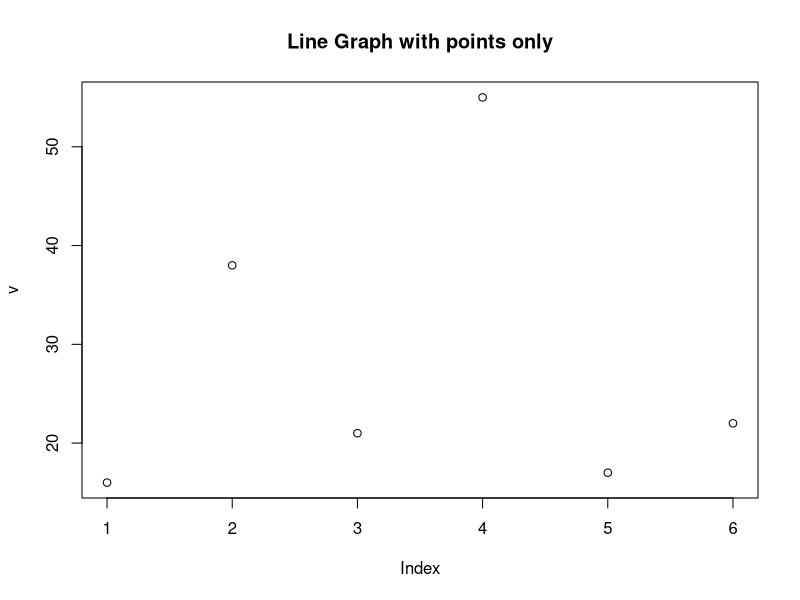
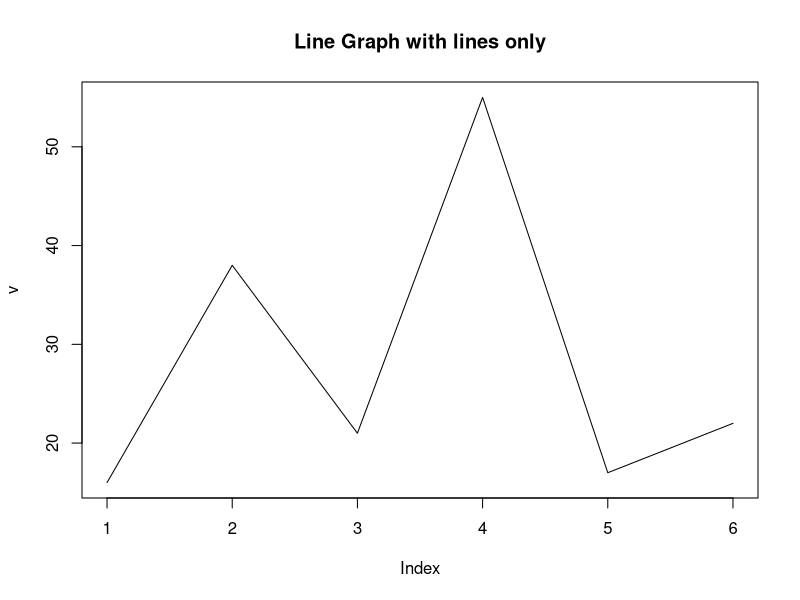
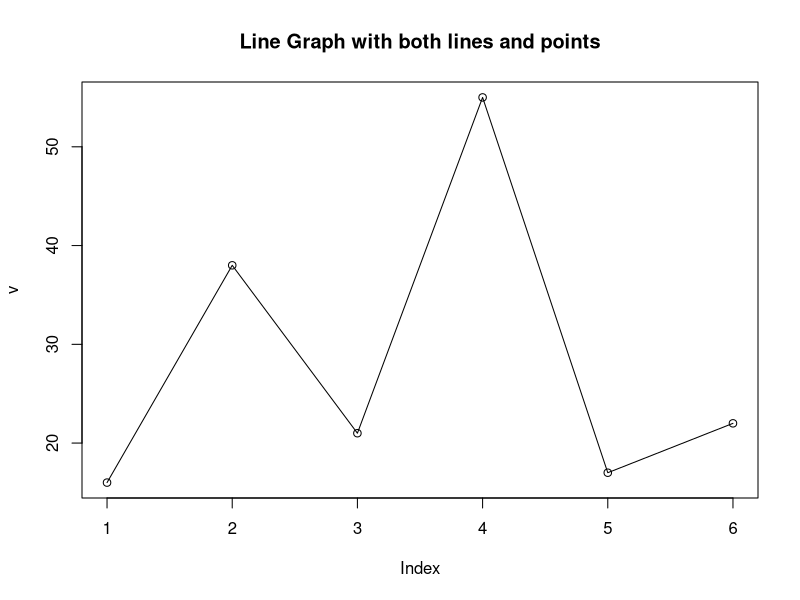
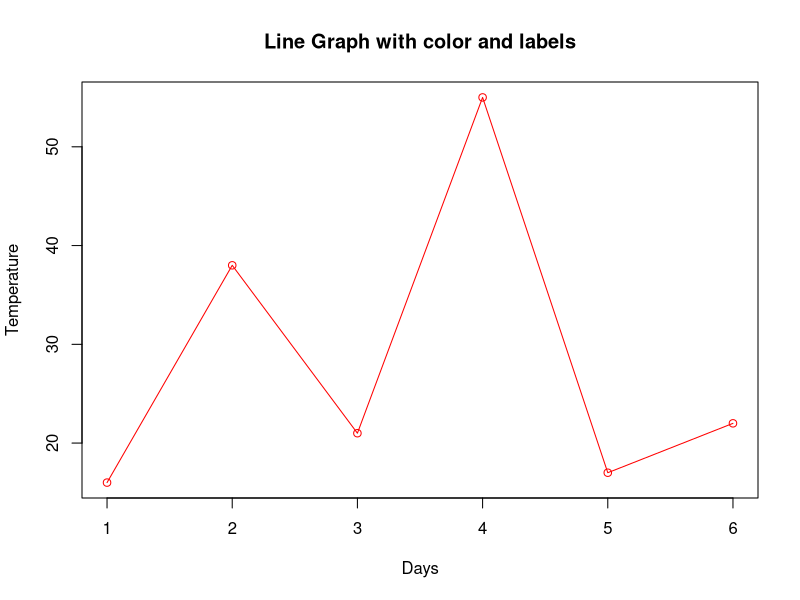
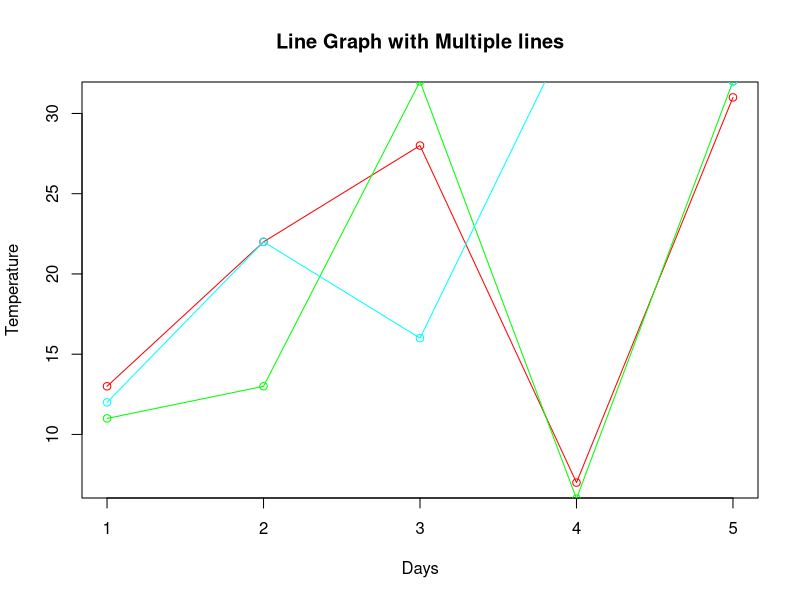

Source code (R) for these figures, in order:
# LINE GRAPHS IN R PROGRAMMING LANGUAGE

# This graph, there are points connecting the data to show the continuous change.
# Te lines in a line graph can move up and down based on the data.
# R provides plot() function, which has the following syntax:
# syntax:
# plot(v,main,type,col,xlab,ylab)

# here,
# v : It is the vector which contains the numeric values.
# main : It is the title of the chart.
# type : This parameter takes the value 
#          "l" to draw only the lines.
#          "p" to draw only the points.
#          "o" to draw both lines as well as points.
# xlab : It is the label for the x-axis.
# ylab : It is the label for the y-axis.

v <- c(16,38,21,55,17,22)
v
plot(v, main = "Line Graph with points only")
plot(v, main = "Line Graph with lines only",type = "l")
plot(v, main = "Line Graph with both lines and points", type = "o")

plot(v,main = "Line Graph with color and labels",col = "red",type = "o",xlab = "Days", ylab = "Temperature")



# Line charts containing multiple lines

x <- c(13,22,28,7,31)
y <- c(11,13,32,6,32)
z <- c(12,22,16,36,32)
plot(x,main = "Line Graph with Multiple lines",col = "red",type = "o",xlab = "Days", ylab = "Temperature")
lines(y, type = "o", col = "green")
lines(z, type = "o", col = "cyan")
